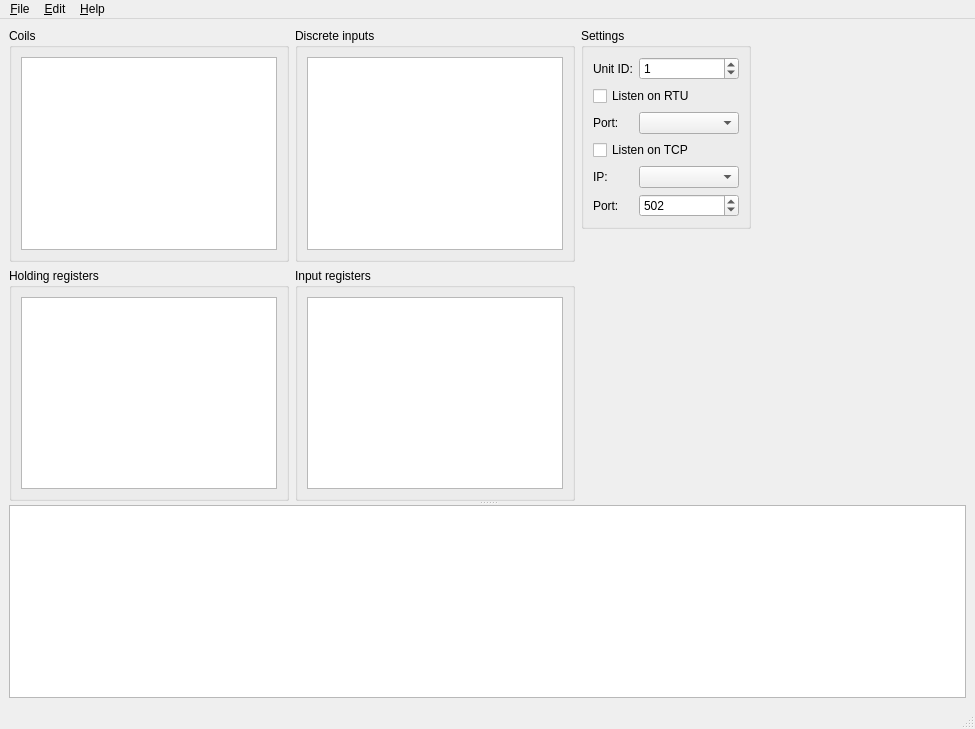
<?xml version="1.0" encoding="UTF-8"?>
<ui version="4.0">
 <class>MainWindow</class>
 <widget class="QMainWindow" name="MainWindow">
  <property name="geometry">
   <rect>
    <x>0</x>
    <y>0</y>
    <width>975</width>
    <height>729</height>
   </rect>
  </property>
  <property name="windowTitle">
   <string>MainWindow</string>
  </property>
  <widget class="QWidget" name="centralwidget">
   <layout class="QHBoxLayout" name="horizontalLayout_8">
    <item>
     <widget class="QSplitter" name="splitter">
      <property name="orientation">
       <enum>Qt::Vertical</enum>
      </property>
      <widget class="QWidget" name="layoutWidget">
       <layout class="QHBoxLayout" name="horizontalLayout_7">
        <item>
         <layout class="QHBoxLayout" name="horizontalLayout_6">
          <item>
           <layout class="QGridLayout" name="gridLayout">
            <item row="0" column="1">
             <widget class="QGroupBox" name="groupBox_2">
              <property name="title">
               <string>Discrete inputs</string>
              </property>
              <layout class="QHBoxLayout" name="horizontalLayout_2">
               <item>
                <widget class="QTableView" name="tableView_3"/>
               </item>
              </layout>
             </widget>
            </item>
            <item row="1" column="0">
             <widget class="QGroupBox" name="groupBox_4">
              <property name="title">
               <string>Holding registers</string>
              </property>
              <layout class="QHBoxLayout" name="horizontalLayout_4">
               <item>
                <widget class="QTableView" name="tableView_4"/>
               </item>
              </layout>
             </widget>
            </item>
            <item row="1" column="1">
             <widget class="QGroupBox" name="groupBox_3">
              <property name="title">
               <string>Input registers</string>
              </property>
              <layout class="QHBoxLayout" name="horizontalLayout_3">
               <item>
                <widget class="QTableView" name="tableView_2"/>
               </item>
              </layout>
             </widget>
            </item>
            <item row="0" column="0">
             <widget class="QGroupBox" name="groupBox">
              <property name="title">
               <string>Coils</string>
              </property>
              <layout class="QHBoxLayout" name="horizontalLayout">
               <item>
                <widget class="QTableView" name="tableView"/>
               </item>
              </layout>
             </widget>
            </item>
           </layout>
          </item>
          <item>
           <layout class="QVBoxLayout" name="verticalLayout">
            <item>
             <widget class="QGroupBox" name="groupBox_5">
              <property name="title">
               <string>Settings</string>
              </property>
              <layout class="QHBoxLayout" name="horizontalLayout_5">
               <item>
                <layout class="QFormLayout" name="formLayout">
                 <property name="sizeConstraint">
                  <enum>QLayout::SetDefaultConstraint</enum>
                 </property>
                 <item row="5" column="1">
                  <widget class="QSpinBox" name="spinBox">
                   <property name="maximum">
                    <number>65535</number>
                   </property>
                   <property name="value">
                    <number>502</number>
                   </property>
                  </widget>
                 </item>
                 <item row="5" column="0">
                  <widget class="QLabel" name="label">
                   <property name="text">
                    <string>Port:</string>
                   </property>
                  </widget>
                 </item>
                 <item row="0" column="0">
                  <widget class="QLabel" name="label_3">
                   <property name="text">
                    <string>Unit ID:</string>
                   </property>
                  </widget>
                 </item>
                 <item row="0" column="1">
                  <widget class="QSpinBox" name="spinBox_2">
                   <property name="maximum">
                    <number>255</number>
                   </property>
                   <property name="value">
                    <number>1</number>
                   </property>
                  </widget>
                 </item>
                 <item row="1" column="0" colspan="2">
                  <widget class="QCheckBox" name="checkBox">
                   <property name="text">
                    <string>Listen on RTU</string>
                   </property>
                  </widget>
                 </item>
                 <item row="2" column="0">
                  <widget class="QLabel" name="label_4">
                   <property name="text">
                    <string>Port:</string>
                   </property>
                  </widget>
                 </item>
                 <item row="2" column="1">
                  <widget class="QComboBox" name="comboBox"/>
                 </item>
                 <item row="3" column="0" colspan="2">
                  <widget class="QCheckBox" name="checkBox_2">
                   <property name="text">
                    <string>Listen on TCP</string>
                   </property>
                  </widget>
                 </item>
                 <item row="4" column="0">
                  <widget class="QLabel" name="label_2">
                   <property name="text">
                    <string>IP:</string>
                   </property>
                  </widget>
                 </item>
                 <item row="4" column="1">
                  <widget class="QComboBox" name="comboBox_2">
                   <property name="minimumSize">
                    <size>
                     <width>100</width>
                     <height>0</height>
                    </size>
                   </property>
                  </widget>
                 </item>
                </layout>
               </item>
              </layout>
             </widget>
            </item>
            <item>
             <spacer name="verticalSpacer">
              <property name="orientation">
               <enum>Qt::Vertical</enum>
              </property>
              <property name="sizeHint" stdset="0">
               <size>
                <width>20</width>
                <height>40</height>
               </size>
              </property>
             </spacer>
            </item>
           </layout>
          </item>
         </layout>
        </item>
        <item>
         <spacer name="horizontalSpacer">
          <property name="orientation">
           <enum>Qt::Horizontal</enum>
          </property>
          <property name="sizeHint" stdset="0">
           <size>
            <width>40</width>
            <height>20</height>
           </size>
          </property>
         </spacer>
        </item>
       </layout>
      </widget>
      <widget class="QTableWidget" name="tableWidget">
       <property name="columnCount">
        <number>0</number>
       </property>
      </widget>
     </widget>
    </item>
   </layout>
  </widget>
  <widget class="QMenuBar" name="menubar">
   <property name="geometry">
    <rect>
     <x>0</x>
     <y>0</y>
     <width>975</width>
     <height>22</height>
    </rect>
   </property>
   <widget class="QMenu" name="menuFile">
    <property name="title">
     <string>&amp;File</string>
    </property>
    <addaction name="actionExit"/>
   </widget>
   <widget class="QMenu" name="menuEdit">
    <property name="title">
     <string>&amp;Edit</string>
    </property>
    <addaction name="actionSettings"/>
   </widget>
   <widget class="QMenu" name="menuHelp">
    <property name="title">
     <string>&amp;Help</string>
    </property>
    <addaction name="actionAbout"/>
    <addaction name="actionAbout_Qt"/>
   </widget>
   <addaction name="menuFile"/>
   <addaction name="menuEdit"/>
   <addaction name="menuHelp"/>
  </widget>
  <widget class="QStatusBar" name="statusbar"/>
  <action name="actionAbout">
   <property name="text">
    <string>&amp;About...</string>
   </property>
  </action>
  <action name="actionAbout_Qt">
   <property name="text">
    <string>About &amp;Qt...</string>
   </property>
  </action>
  <action name="actionSettings">
   <property name="text">
    <string>&amp;Settings...</string>
   </property>
  </action>
  <action name="actionExit">
   <property name="text">
    <string>&amp;Exit...</string>
   </property>
   <property name="shortcut">
    <string>Ctrl+Q</string>
   </property>
  </action>
 </widget>
 <resources/>
 <connections/>
</ui>
